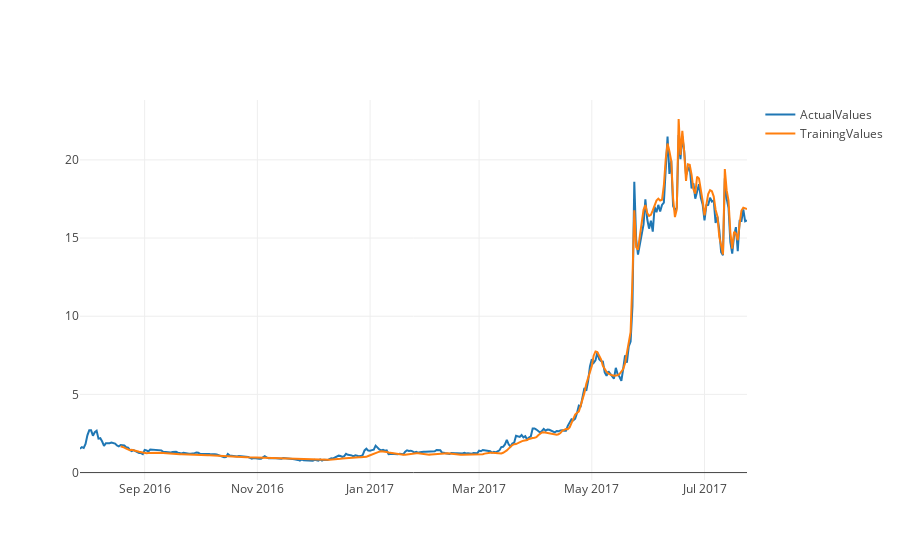
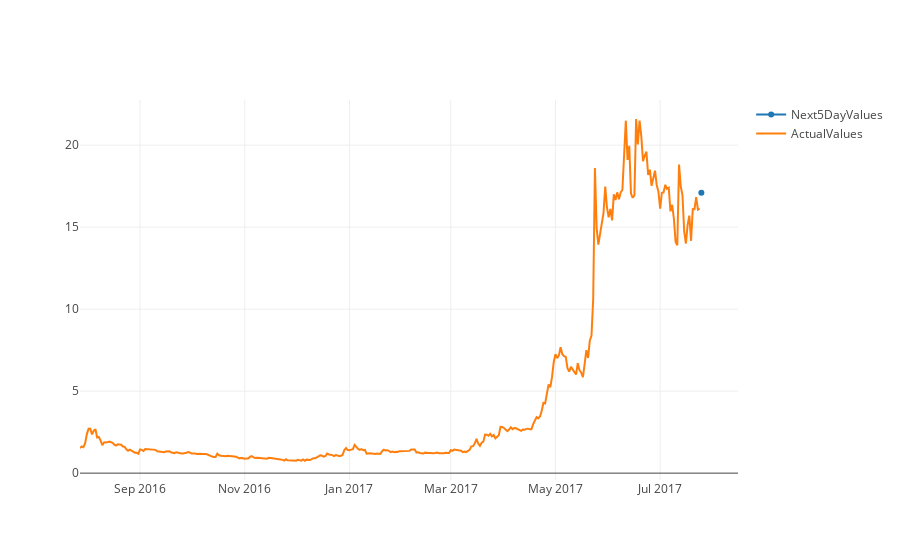

Notebook source saved alongside these figures, in order:
### Code cell
USDT_ETC = nextDayPrediction('USDT_ETC', 'poloniex',N = 1)

### Figure 1 — Plotly figure (JSON) as saved in the notebook; plotly's stock layout.template omitted (floating-point values rounded to 4 significant figures; data arrays with more than 128 entries replaced by an {"elided": "..."} marker saying what was removed)
{"data": [{"name": "ActualValues", "type": "scatter", "x": {"elided": "362 str values"}, "y": {"elided": "362 float values"}}, {"name": "TrainingValues", "type": "scatter", "x": {"elided": "362 str values"}, "y": {"elided": "362 float values"}}], "layout": {}}

### Figure 2 — Plotly figure (JSON) as saved in the notebook; plotly's stock layout.template omitted (floating-point values rounded to 4 significant figures; data arrays with more than 128 entries replaced by an {"elided": "..."} marker saying what was removed)
{"data": [{"name": "Next5DayValues", "type": "scatter", "x": ["2017-07-25"], "y": [17.09]}, {"name": "ActualValues", "type": "scatter", "x": {"elided": "362 str values"}, "y": {"elided": "362 float values"}}], "layout": {}}
